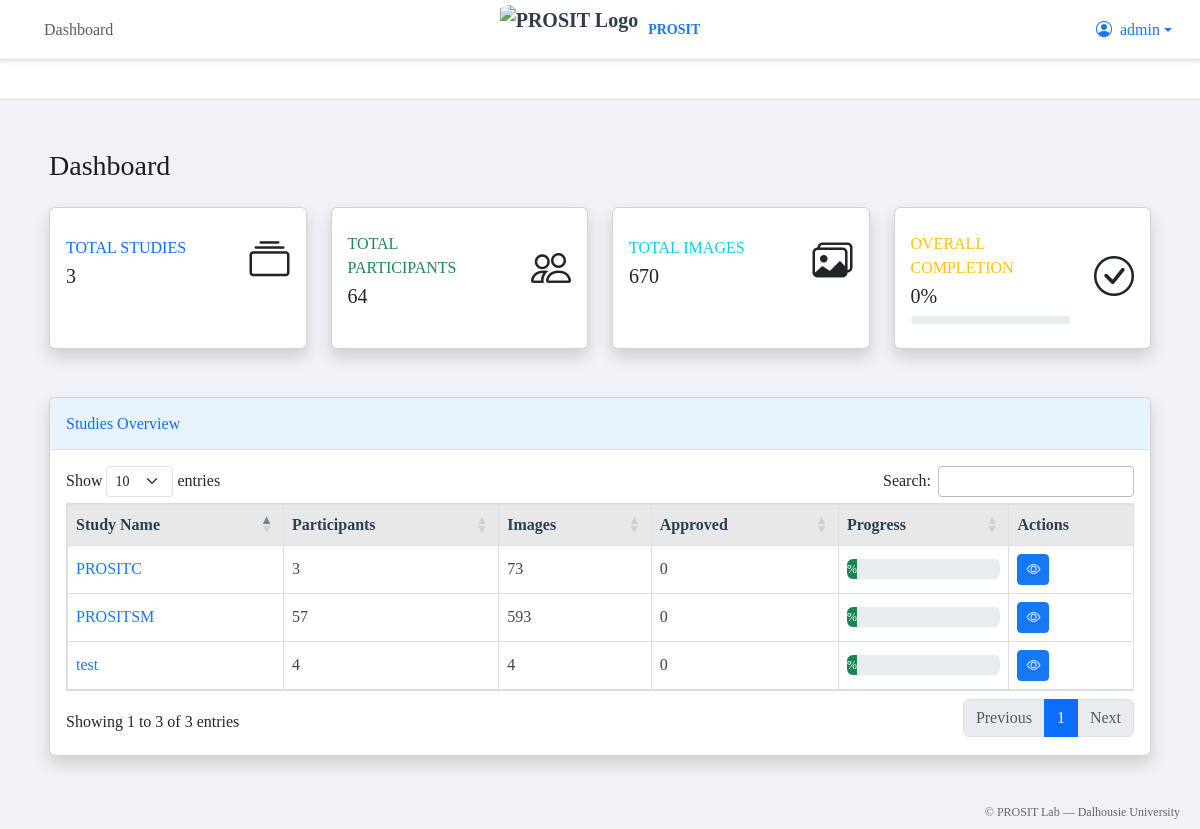
The page / (signed in) on the database its author committed.
### models/users.py (models this page shows, shortened)
class Users(db.Model, UserMixin):
    __tablename__ = 'users'
    id = db.Column(db.Integer, primary_key=True)
    username = db.Column(db.String(80), unique=True, nullable=False)
    password_hash = db.Column(db.String(128), nullable=False)
    role = db.Column(db.String(20), default='reviewer')
    created_at = db.Column(db.DateTime, default=datetime.utcnow)
    email = db.Column(db.String(120), nullable=True, default=None)
    last_login = db.Column(db.DateTime, nullable=True)
    corrections = db.relationship('Corrections', back_populates='user')
    studies = db.relationship('Studies', secondary='user_studies', back_populates='reviewers')

### models/studies.py (models this page shows, shortened)
class Studies(db.Model):
    __tablename__ = 'studies'
    id = db.Column(db.Integer, primary_key=True)
    name = db.Column(db.String(100), nullable=False)
    description = db.Column(db.Text, nullable=True)
    reviewers = db.relationship('Users', secondary='user_studies', back_populates='studies')
    participants = db.relationship('Participants', back_populates='study')
    images = db.relationship('Images', back_populates='study')
    @property
    def image_count(self):
        return len(self.images)
    @property
    def approved_count(self):
        return sum(1 for img in self.images if img.status == 'approved')

### models/images.py (models this page shows, shortened)
class Images(db.Model):
    __tablename__ = 'images'
    id = db.Column(db.Integer, primary_key=True)
    filename = db.Column(db.String(255), nullable=False)
    filepath = db.Column(db.String(255), nullable=False)
    status = db.Column(db.String(20), default='pending')
    upload_time = db.Column(db.DateTime, nullable=False, default=db.func.current_timestamp())
    study_id = db.Column(db.Integer, db.ForeignKey('studies.id'), nullable=False)
    participant_id = db.Column(db.Integer, db.ForeignKey('participants.id'), nullable=False)
    study = db.relationship('Studies', back_populates='images')
    participant = db.relationship('Participants', back_populates='images')
    ocr_results = db.relationship('OCRResults', back_populates='image')
    corrections = db.relationship('Corrections', back_populates='image')

### routes/dashboard.py (the view)
@dashboard_bp.route('/')
@login_required
def index():
    studies = Studies.query.options(
        db.joinedload(Studies.participants)
    ).all()
    if current_user.role != 'admin':
        studies = [study for study in studies if study in current_user.studies]
    total_participants = sum(len(study.participants) for study in studies)
    total_images = sum(study.image_count for study in studies)
    approved_images = sum(study.approved_count for study in studies)
    completion_rate = round((approved_images / total_images) * 100) if total_images > 0 else 0
    return render_template('dashboard/index.html',
                         all_studies=studies,
                         total_participants=total_participants,
                         total_images=total_images,
                         completion_rate=completion_rate)

### app.py (called while the page is built)
@flask_app.context_processor
def override_url_for():
    def prefixed_url_for(endpoint, **values):
        url = flask_app.url_for(endpoint, **values)
        url = url.replace('/annotation', '')
        url = f"/annotation{url}"
        return url
    return dict(url_for=prefixed_url_for)

### templates/dashboard/index.html (shortened to what this page needs)
{% extends "base.html" %}
{% block breadcrumbs %}
    <li class="breadcrumb-item active">Dashboard</li>
{% endblock %}
{% block content %}
<div class="container-fluid">
    <div class="d-sm-flex align-items-center justify-content-between mb-4">
        <h1 class="h3 mb-0 text-gray-800">Dashboard</h1>
    </div>
    <div class="row mb-4">
        <div class="col-xl-3 col-md-6 mb-4">
            <div class="card border-left-primary shadow h-100 py-2">
                <div class="card-body">
                    <div class="row no-gutters align-items-center">
                        <div class="col mr-2">
                            <div class="text-xs font-weight-bold text-primary text-uppercase mb-1">
                                Total Studies</div>
                            <div class="h5 mb-0 font-weight-bold text-gray-800">{{ all_studies|length }}</div>
                        </div>
                        <div class="col-auto">
                            <i class="bi bi-collection fs-1 text-gray-300"></i>
                        </div>
                    </div>
                </div>
            </div>
        </div>
        <div class="col-xl-3 col-md-6 mb-4">
            <div class="card border-left-success shadow h-100 py-2">
                <div class="card-body">
                    <div class="row no-gutters align-items-center">
                        <div class="col mr-2">
                            <div class="text-xs font-weight-bold text-success text-uppercase mb-1">
                                Total Participants</div>
                            <div class="h5 mb-0 font-weight-bold text-gray-800">{{ total_participants }}</div>
                        </div>
                        <div class="col-auto">
                            <i class="bi bi-people fs-1 text-gray-300"></i>
                        </div>
                    </div>
                </div>
            </div>
        </div>
        <div class="col-xl-3 col-md-6 mb-4">
            <div class="card border-left-info shadow h-100 py-2">
                <div class="card-body">
                    <div class="row no-gutters align-items-center">
                        <div class="col mr-2">
                            <div class="text-xs font-weight-bold text-info text-uppercase mb-1">
                                Total Images</div>
                            <div class="h5 mb-0 font-weight-bold text-gray-800">{{ total_images }}</div>
                        </div>
                        <div class="col-auto">
                            <i class="bi bi-images fs-1 text-gray-300"></i>
                        </div>
                    </div>
                </div>
            </div>
        </div>
        <div class="col-xl-3 col-md-6 mb-4">
            <div class="card border-left-warning shadow h-100 py-2">
                <div class="card-body">
                    <div class="row no-gutters align-items-center">
                        <div class="col mr-2">
                            <div class="text-xs font-weight-bold text-warning text-uppercase mb-1">
                                Overall Completion</div>
                            <div class="h5 mb-0 font-weight-bold text-gray-800">{{ completion_rate }}%</div>
                            <div class="progress mt-2" style="height: 8px;">
                            </div>
                        </div>
                        <div class="col-auto">
                            <i class="bi bi-check-circle fs-1 text-gray-300"></i>
                        </div>
                    </div>
                </div>
            </div>
        </div>
    </div>
    <div class="card shadow mb-4">
        <div class="card-header py-3 d-flex justify-content-between align-items-center">
            <h6 class="m-0 font-weight-bold text-primary">Studies Overview</h6>
        </div>
        <div class="card-body">
            <div class="table-responsive">
                <table class="table table-bordered table-hover" id="studiesTable" width="100%" cellspacing="0">
                    <thead class="table-light">
                        <tr>
                            <th>Study Name</th>
                            <th>Participants</th>
                            <th>Images</th>
                            <th>Approved</th>
                            <th>Progress</th>
                            <th>Actions</th>
                        </tr>
                    </thead>
                    <tbody>
                        {% for study in all_studies %}
                        <tr>
                            <td>
                                <a href="{{ url_for('dashboard.study', study_name=study.name) }}">
                                    {{ study.name }}
                                </a>
                            </td>
                            <td>{{ study.participants|length }}</td>
                            <td>{{ study.image_count }}</td>
                            <td>{{ study.approved_count }}</td>
                            <td>
                                <div class="progress" style="height: 20px;">
                                    <div class="progress-bar bg-success"
                                         role="progressbar"
                                         style="width: {{ study.completion_percentage }}%"
                                         aria-valuenow="{{ study.completion_percentage }}"
                                         aria-valuemin="0"
                                         aria-valuemax="100">
                                        {{ study.completion_percentage }}%
                                    </div>
                                </div>
                            </td>
                            <td>
                                <a href="{{ url_for('dashboard.study', study_name=study.name) }}"
                                   class="btn btn-sm btn-outline-primary"
                                   title="View Study">
                                    <i class="bi bi-eye"></i>
                                </a>
                            </td>
                        </tr>
                        {% endfor %}
                    </tbody>
                </table>
            </div>
        </div>
    </div>
</div>
{% endblock %}

### templates/base.html (shortened to what this page needs)
<!DOCTYPE html>
<html lang="en">
<head>
    <link href="https://cdn.jsdelivr.net/npm/bootstrap@5.3.0/dist/css/bootstrap.min.css" rel="stylesheet">
    <link rel="stylesheet" href="https://cdn.jsdelivr.net/npm/bootstrap-icons@1.10.0/font/bootstrap-icons.css">
    <link rel="stylesheet" href="{{ url_for('static', filename='css/styles.css') }}">
    <link rel="stylesheet" href="https://cdn.datatables.net/1.11.5/css/dataTables.bootstrap5.min.css">
    <link rel="stylesheet" href="https://cdnjs.cloudflare.com/ajax/libs/font-awesome/5.15.4/css/all.min.css">
</head>
<body>
    <div class="main-content-container">
        <nav class="navbar navbar-expand navbar-light bg-light top-navbar">
            <div class="container-fluid">
                <nav aria-label="breadcrumb" class="me-auto" style="flex-wrap: wrap; max-width: 25%; overflow: visible;">
                    <ol class="breadcrumb mb-0" style="flex-wrap: wrap;">
                        {% block breadcrumbs %}{% endblock %}
                    </ol>
                </nav>
                <div class="d-flex justify-content-center align-items-center position-absolute start-50" style="transform: translateX(-50%);">
                    <div class="navbar-brand" style="display: flex; flex-direction: row; align-items: center; margin-right: 0;">
                        <img src="{{ url_for('static', filename='images/PROSIT.jpeg') }}" alt="PROSIT Logo" style="height: 50px; margin-right: 10px; border-radius: 10%;">
                        <span style="font-size: 14px; color: #333;">PROSIT</span>
                    </div>
                </div>
                {% if current_user.is_authenticated %}
                <div class="dropdown">
                    <a href="#" class="d-flex align-items-center text-decoration-none dropdown-toggle" id="dropdownUser1" data-bs-toggle="dropdown">
                        <i class="bi bi-person-circle me-2"></i>
                        <span class="d-none d-sm-inline">{{ current_user.username }}</span>
                    </a>
                </div>
                {% endif %}
            </div>
        </nav>
        {% if current_user.is_authenticated and all_studies %}
        <nav class="navbar navbar-expand navbar-dark bg-dark studies-navbar">
            <div class="container-fluid">
                <ul class="navbar-nav">
                    <li class="nav-item dropdown">
                        <a class="nav-link dropdown-toggle" href="#" id="studiesDropdown" role="button" data-bs-toggle="dropdown">
                            <i class="bi bi-collection me-1"></i> Studies
                        </a>
                    </li>
                </ul>
            </div>
        </nav>
        {% endif %}
    <main class="container-fluid py-4 main-content">
        {% block content %}{% endblock %}
    </main>
    <footer class="text-end py-2" style="position: fixed; bottom: 0; right: 20px; color: #666; font-size: 12px; font-family: 'Georgia', serif;">
        © PROSIT Lab — Dalhousie University
    </footer>
</div>
</body>
</html>

### static/css/styles.css (style rules this page uses)
.top-navbar { position: fixed; top: 0; left: 0; right: 0; height: 60px; z-index: 1000; background-color: #f5f5f5; padding: 0.5rem 1rem; font-family: 'Georgia', serif; }
.studies-navbar { position: fixed; top: 60px; left: 0; right: 0; height: 40px; background-color: #2c3e50; z-index: 999; padding: 0.25rem 1rem; }
.main-content-container { margin-top: 100px; min-height: calc(100vh - 100px); padding: 25px; transition: all 0.3s; background-color: #fafafa; font-family: 'Georgia', serif; }
.navbar-brand { font-weight: 700; color: #2c3e50; }
.navbar-dark .navbar-nav .nav-link { color: rgba(255, 255, 255, 0.9); font-family: 'Georgia', serif; }
.breadcrumb { padding: 0.75rem 1rem; margin-bottom: 0; background-color: transparent; font-family: 'Georgia', serif; color: #555; }
.table { border: 1px solid #ddd; background-color: #fff; }
.table tbody tr td { vertical-align: middle; border-color: #ddd; font-family: 'Georgia', serif; color: #444; }
.table thead th { background-color: #e8e8e8; color: #2c3e50; font-family: 'Georgia', serif; }
a { color: #2c3e50; text-decoration: underline; }

### templates/base.html (style rules this page uses)
body { font-family: -apple-system, BlinkMacSystemFont, 'Segoe UI', Roboto, Helvetica, Arial, sans-serif; background-color: #f0f2f5; color: #1c1e21; }
.main-content-container { background-color: #f0f2f5; }
.top-navbar { background-color: #ffffff !important; border-bottom: 1px solid #dddfe2; box-shadow: 0 2px 4px rgba(0, 0, 0, 0.1); }
.navbar-brand span { color: #1877f2 !important; font-weight: bold; }
.studies-navbar { background-color: #ffffff !important; border-bottom: 1px solid #dddfe2; }
.studies-navbar .nav-link { color: #1c1e21; }
.main-content { background-color: #f0f2f5; }
.btn-primary, .btn-secondary, .btn-success, .btn-info, .btn-warning, .btn-light, .btn-dark, .btn-outline-primary, .btn-outline-secondary, .btn-outline-success, .btn-outline-info, .btn-outline-warning, .btn-outline-light, .btn-outline-dark, .btn-edit, .btn-manage, .btn-export { background-color: #1877f2 !important; border-color: #1877f2 !important; color: white !important; }
.card-header, .card-header-tabs, .card-header-pills { background-color: #e7f3ff !important; border-bottom: 1px solid #dddfe2 !important; color: #1c1e21 !important; }
a { color: #1877f2; text-decoration: none; }

### rows shown on the page
Users: username "admin"
Studies: name "test", participants|length "4", image_count "4", approved_count "0"
Studies: name "PROSITSM", participants|length "57", image_count "593", approved_count "0"
Studies: name "PROSITC", participants|length "3", image_count "73", approved_count "0"

### other values the page prints
{{ all_studies|length }} "3"
{{ total_participants }} "64"
{{ total_images }} "670"
{{ completion_rate }} "0"
